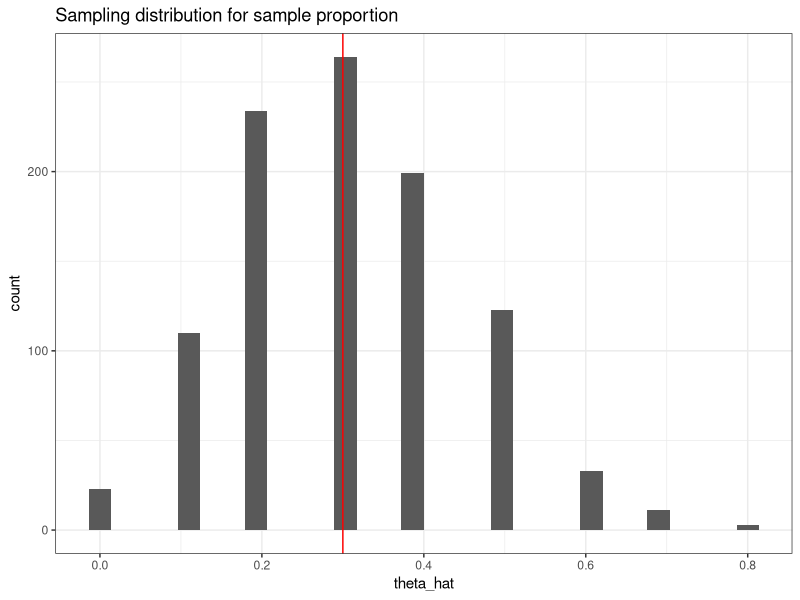
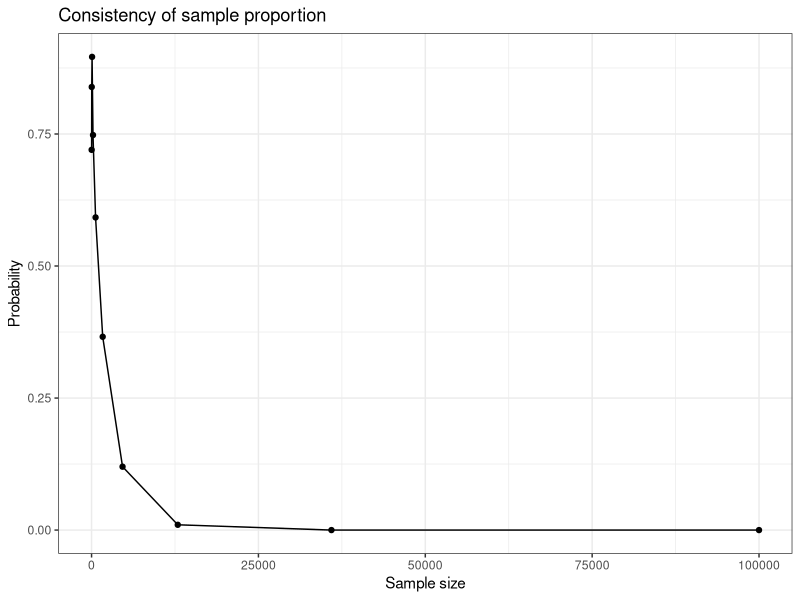
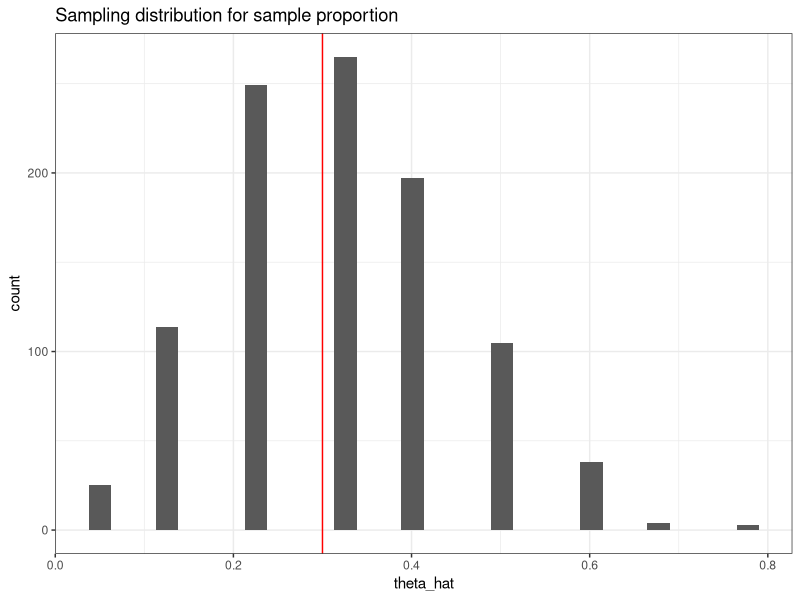
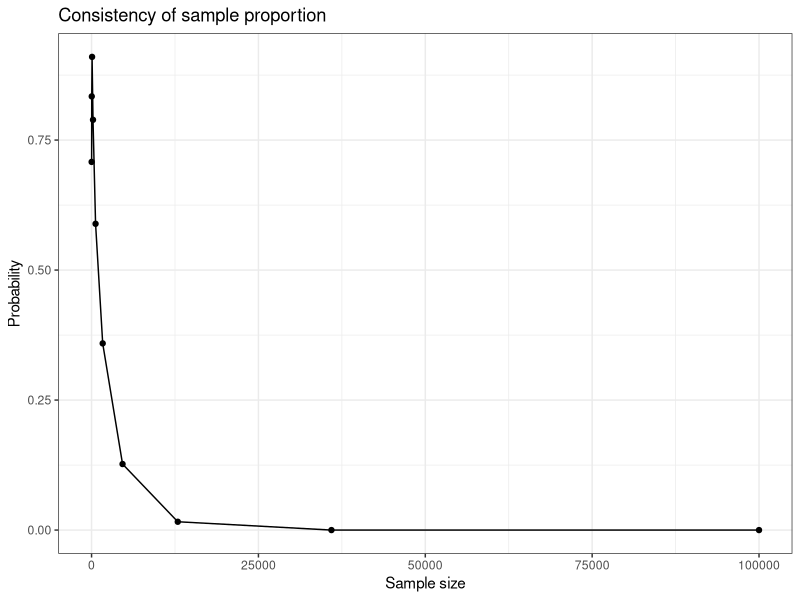
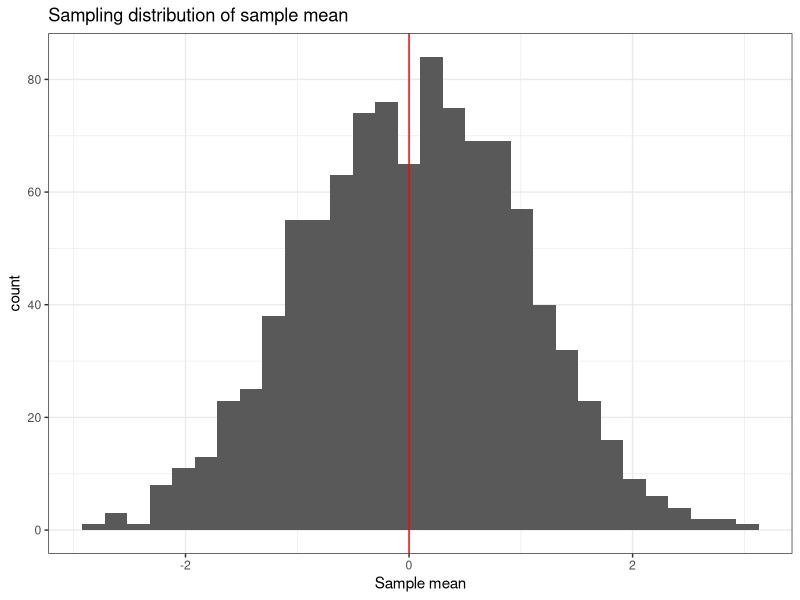
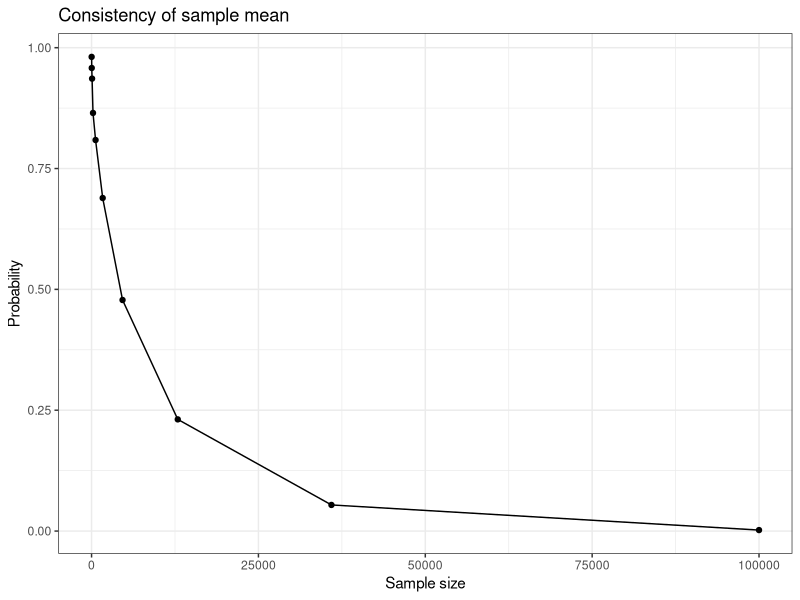

Write R code to recreate these figures, in order.
## ---- chunk 1
knitr::opts_chunk$set(echo = TRUE)
## ---- chunk 2
library("tidyverse"); theme_set(theme_bw())
## ---- chunk 3
create_ci <- function(x, a = 0.05) {
  n <- length(x)
  m <- mean(x)
  s <- sd(x)
  
  return(m + c(-1,1)*qnorm(1-a/2)*s/sqrt(n))
}
## ---- chunk 4
n <- 10
p <- 0.3

x <- rbinom(1e3, size = n, prob = p)
theta_hat = x / n
## ---- chunk 5
ggplot() + 
  geom_histogram(mapping = aes(x = theta_hat), bins = 30) +
  geom_vline(xintercept = p, col = 'red') +
  labs(title="Sampling distribution for sample proportion")
## ---- chunk 6
mean(theta_hat)        # expectation
mean(theta_hat - p)    # bias
create_ci(theta_hat - p) # bias CI
## ---- chunk 7
# variance
mean( (theta_hat - mean(theta_hat))^2 ) 

create_ci( (theta_hat - mean(theta_hat))^2 )
## ---- chunk 8
# MSE
mean( (theta_hat - p)^2 )

# MSE CI
create_ci( (theta_hat-p)^2  )
## ---- chunk 9
epsilon <- 0.01
n_seq <- floor(10^seq(1, 5, length = 10))
p_seq <- numeric(length(n_seq))

for (i in seq_along(n_seq)) {
  x <- rbinom(1e3, size = n_seq[i], prob = p)
  p_seq[i] <- mean(abs(x/n_seq[i] - p) > epsilon)
}

ggplot(data.frame(n = n_seq, p = p_seq),
       aes(x = n, y = p_seq)) + 
  geom_point() + 
  geom_line() +
  labs(x = "Sample size", y = "Probability",
       title = "Consistency of sample proportion") 
## ---- chunk 10
n <- 10
p <- 0.3

x <- rbinom(1e3, size = n, prob = p)
theta_hat = (0.5 + x) / (1 + n)
## ---- chunk 11
ggplot() + 
  geom_histogram(mapping = aes(x = theta_hat), bins = 30) +
  geom_vline(xintercept = p, col = 'red') +
  labs(title="Sampling distribution for sample proportion")
## ---- chunk 12
mean(theta_hat)        # expectation
mean(theta_hat - p)    # bias
create_ci(theta_hat - p) # bias CI
## ---- chunk 13
# variance
mean( (theta_hat - mean(theta_hat))^2 ) 

create_ci( (theta_hat - mean(theta_hat))^2 )
## ---- chunk 14
# MSE
mean( (theta_hat - p)^2 )

# MSE CI
create_ci( (theta_hat-p)^2  )
## ---- chunk 15
epsilon <- 0.01
n_seq <- floor(10^seq(1, 5, length = 10))
p_seq <- numeric(length(n_seq))

for (i in seq_along(n_seq)) {
  x <- rbinom(1e3, size = n_seq[i], prob = p)
  p_seq[i] <- mean(abs(x/n_seq[i] - p) > epsilon)
}

ggplot(data.frame(n = n_seq, p = p_seq),
       aes(x = n, y = p_seq)) + 
  geom_point() + 
  geom_line() +
  labs(x = "Sample size", y = "Probability",
       title = "Consistency of sample proportion") 
## ---- chunk 16
n <- 10
m <- 0
s <- 1

d <- data.frame(rep = 1:1e3,
                n = 1:n) %>%
  mutate(y = rnorm(n())) %>%
  group_by(rep) %>%
  summarize(
    n    = n(),
    ybar = mean(y),
    sd   = sd(y)
  )
## ---- chunk 17
ggplot(d, aes(x = ybar)) + 
  geom_histogram(bins = 30) + 
  geom_vline(xintercept = m, color = "red") +
  labs(x = "Sample mean", 
       title = "Sampling distribution of sample mean")
## ---- chunk 18
# Bias
mean(d$ybar - m) 

# Bias with CI 
create_ci( d$ybar - m )
## ---- chunk 19
# Variance
mean( (d$ybar - mean(d$ybar))^2 )

# Variance with uncertainty
create_ci( (d$ybar - mean(d$ybar))^2 )
## ---- chunk 20
# MSE
mean( (d$ybar - m)^2 )

# Variance with uncertainty
create_ci( (d$ybar - m)^2 )
## ---- chunk 21
epsilon <- 0.01
n_seq <- floor(10^seq(1, 5, length = 10))
p_seq <- numeric(length(n_seq))

for (i in seq_along(n_seq)) {
  xbar <- replicate(1e3, {       # replicate is another looping option
    mean( rnorm(n_seq[i], m, s))
  })
  p_seq[i] <- mean( abs(xbar - m) > epsilon)
}
   
ggplot(data.frame(n = n_seq, p = p_seq), 
       aes(x = n, y = p)) +
  geom_line() +
  geom_point() + 
  labs(x = "Sample size", y = "Probability",
       title = "Consistency of sample mean")
